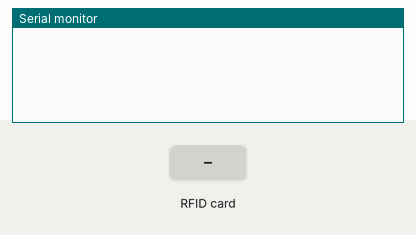
Recording of a sketch running on a simulated Arduino Uno, built with avr-gcc and run on an emulated ATmega328P. Parts: the last lines printed to the serial monitor. Inputs (shaded band) come from the test bench.

Above: at 1.2 s.
1.3 s: RFID card D9 1B FE 7E held to the reader
At 2.3 s:
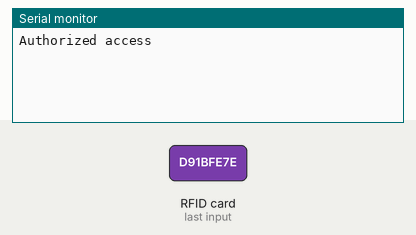
2.8 s: RFID card 5E 7A 19 C4 held to the reader
At 3.7 s:
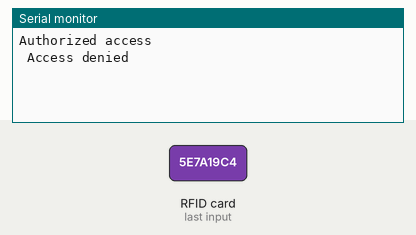

Measured:
- after the input at 1.3 s, the serial monitor: prints a new line at once (image 1)
- after the input at 2.8 s, the serial monitor: prints a new line at once (image 2)

The sketch:

RFID__TEST_without-Serial-Print_.ino
```cpp
//Viral Science
//RFID
#include <SPI.h>
#include <MFRC522.h>
#include <Servo.h>

#define SS_PIN 10
#define RST_PIN 9

MFRC522 mfrc522(SS_PIN, RST_PIN);   // Create MFRC522 instance.

const int LED = 13;

void setup()
{
  Serial.begin(9600);   // Initiate a serial communication
  SPI.begin();      // Initiate  SPI bus
  mfrc522.PCD_Init();   // Initiate MFRC522
  //Serial.println("Put your card to the reader...");
  //Serial.println();

}
void loop()
{
  // Look for new cards
  if ( ! mfrc522.PICC_IsNewCardPresent())
  {
    return;
  }
  // Select one of the cards
  if ( ! mfrc522.PICC_ReadCardSerial())
  {
    return;
  }
  //Show UID on serial monitor
  //Serial.print("UID tag :");
  String content= "";
  //byte letter;
  for (byte i = 0; i < mfrc522.uid.size; i++)
  {
     //Serial.print(mfrc522.uid.uidByte[i] < 0x10 ? " 0" : " ");
     //Serial.print(mfrc522.uid.uidByte[i], HEX);
     content.concat(String(mfrc522.uid.uidByte[i] < 0x10 ? " 0" : " "));
     content.concat(String(mfrc522.uid.uidByte[i], HEX));
  }
  //Serial.println();
  //Serial.print("Message : ");
  content.toUpperCase();
  if (content.substring(1) == "D9 1B FE 7E") //change here the UID of the card/cards that you want to give access
  {
    Serial.println("Authorized access");
    digitalWrite(LED,HIGH);
  }

 else   {
    Serial.println(" Access denied");
    digitalWrite(LED,LOW);
  }
}
```
